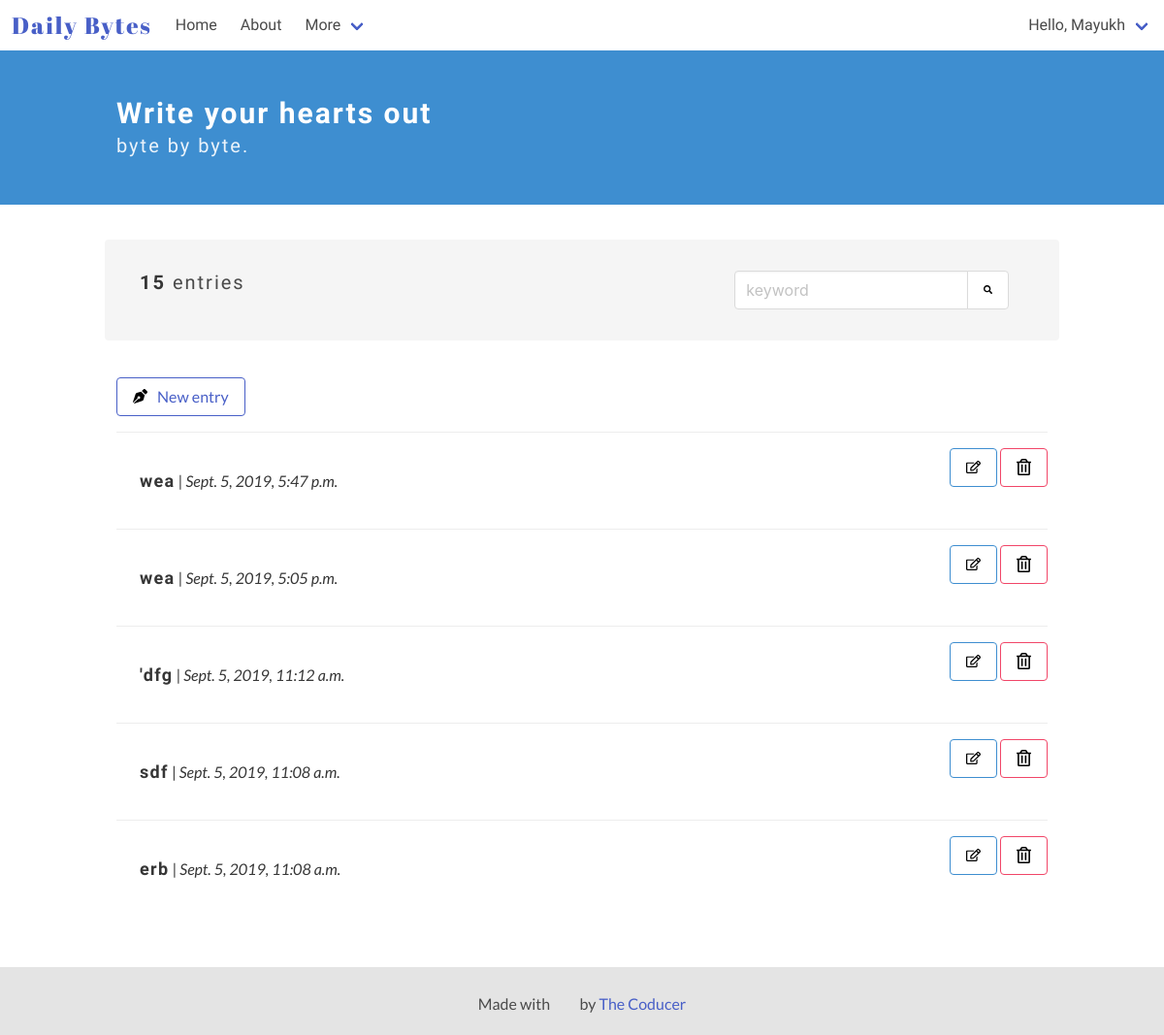
The app's page / (signed in) with its own data.
### diary_app/models.py (models this page shows)
class Entry(models.Model):
    author = models.ForeignKey(User, on_delete=models.CASCADE) # User is an auth model
    title = models.CharField(max_length=100, default='', verbose_name="")
    text = RichTextUploadingField(verbose_name="")
    date_posted = models.DateTimeField(auto_now_add = True)
    trash = models.BooleanField(default=False)
    """ def __str__(self):
        return 'Entry #{}'.format(self.id) """
    class Meta:
        verbose_name_plural = 'entries'

### diary_app/views.py (the view)
# urls.py: 2. Add a URL to urlpatterns:  path('', views.home, name='home')
@login_required
def home(request):
    entries = Entry.objects.filter(author=request.user, trash=False)
    count_entries = entries.count()
    entries = entries.order_by('-date_posted')
    paginator = Paginator(entries, 5)
    page = request.GET.get('page')
    entries = paginator.get_page(page)
    context = {'entries': entries, 'count_entries': count_entries}
    return render(request, 'diary_app/home.html', context)

### diary_app/templates/diary_app/home.html (shortened to what this page needs)
<!DOCTYPE html>
<html lang="en">
<head>
</head>
<body>
    {% extends "./base.html" %}
    {% block content %}
    {% load static %}
    <section class="hero is-info">
        <div class="hero-body">
        <div class="container">
            <h1 class="title">
                Write your hearts out
            </h1>
            <h2 class="subtitle">
                byte by byte.
            </h2>
        </div>
        </div>
    </section>
    <section class="section">
        <div class="container">
            <div class="container my-top-bar">
            <div class="columns notification">
                <div class="column is-two-thirds">
                    <p class="subtitle is-5">
                        {% if count_entries < 1 %}
                            You don't have any entries
                        {% else %}
                            <strong>{{ count_entries }}</strong> entries
                        {% endif %}
                    </p>
                </div>
                <div class="column">
                <div class="field has-addons">
                    <p class="control">
                        <input class="input" type="text" placeholder="keyword">
                    </p>
                    <p class="control">
                        <button class="button">
                            <img class="search-icon" src="{% static '/images/search.svg' %}" alt="Add new byte" width=15px height=15px>
                        </button>
                    </p>
                    </div>
                    </div>
                </div>
                </div>
        <article class="media">
            <div class="media-content">
                <div class="content">
                    <a class="button is-link is-outlined" href="{% url 'add' %}"><img src="{% static '/images/pen.svg' %}" alt="Add new byte" width=15px height=15px style="margin-right: 10px;">New entry</a>
                </div>
            </div>
        </article>
        {% for entry in entries %}
            <article class="media">
            <div class="media-content">
                <a href="/entry/{{entry.id}}">
                <div class="content notification readmore-div">
                    <p>
                        <strong class="entry-title">{{ entry.title }}</strong> | <i>{{ entry.date_posted }}</i>
                    </p>
                </div>
                </a>
            </div>
            <div class="media-right">
                    <a class="button is-info is-outlined" href="/edit/{{entry.id}}"><img src="{% static '/images/edit.svg' %}" alt="Edit" width=15px height=15px></a>
                    <a class="button is-danger is-outlined" href="/delete/{{entry.id}}" onclick="del()"><img src="{% static '/images/delete.svg' %}" alt="Delete" width=15px height=15px color: red;></a>
            </div>
            </article>
        {% endfor %}
        </div>
    </section>
    {% endblock %}

### diary_app/templates/diary_app/header.html (shortened to what this page needs)
{% load static %}
<div id="app">
<nav class="navbar" role="navigation" aria-label="main navigation">
    <div class="navbar-brand">
      <a class="navbar-item" href="{% url 'home' %}">
        <h1 class="logo">Daily Bytes</h1>
      </a>
    </div>
    <div id="navbarBasicExample" class="navbar-menu">
      <div class="navbar-start">
        <a class="navbar-item" href="{% url 'home' %}">
            Home
        </a>
        <a class="navbar-item" href="/about/">
            About
        </a>
        <div class="navbar-item has-dropdown is-hoverable">
          <a class="navbar-link">
            More
          </a>
        </div>
      </div>
      <div class="navbar-end">
          <div class="navbar-item has-dropdown is-hoverable">
              <a class="navbar-link">
                  {% if user.first_name %}
                    Hello, {{ user.first_name }}
                  {% elif user.username %}
                    Hello, {{ user.username}}
                  {% endif %}
              </a>
            </div>
      </div>
    </div>
  </nav>
 </div>

### diary_app/static/css/main.css (style rules this page uses)
body { display: flex; flex-direction: column; height: 100vh; font-family: 'Lato', sans-serif; }
.logo { font-family: 'Abril Fatface', cursive; font-size: 1.5em; letter-spacing: 2px; }
.navbar-item { font-family: 'Libre Franklin', sans-serif; }
.title { font-size: 30px; }
.title, .subtitle { font-family: 'Raleway', sans-serif; letter-spacing: 2px; }
p { font-family: 'Lato', sans-serif; }
.entry-title { font-family: 'Libre Franklin', sans-serif; font-size: 18px; letter-spacing: 1.3px; }
.my-top-bar { margin-bottom: 50px; }
.section { flex: 1 0 auto; }
.readmore-div { background-color: transparent; color: #363636; }

### records on screen
Entry: title "wea", date_posted "Sept. 5, 2019, 5:47 p.m."
Entry: title "wea", date_posted "Sept. 5, 2019, 5:05 p.m."
Entry: title "'dfg", date_posted "Sept. 5, 2019, 11:12 a.m."
Entry: title "sdf", date_posted "Sept. 5, 2019, 11:08 a.m."
Entry: title "erb", date_posted "Sept. 5, 2019, 11:08 a.m."

### other values on screen
{{ user.first_name }} "Mayukh"
{{ count_entries }} "15"
